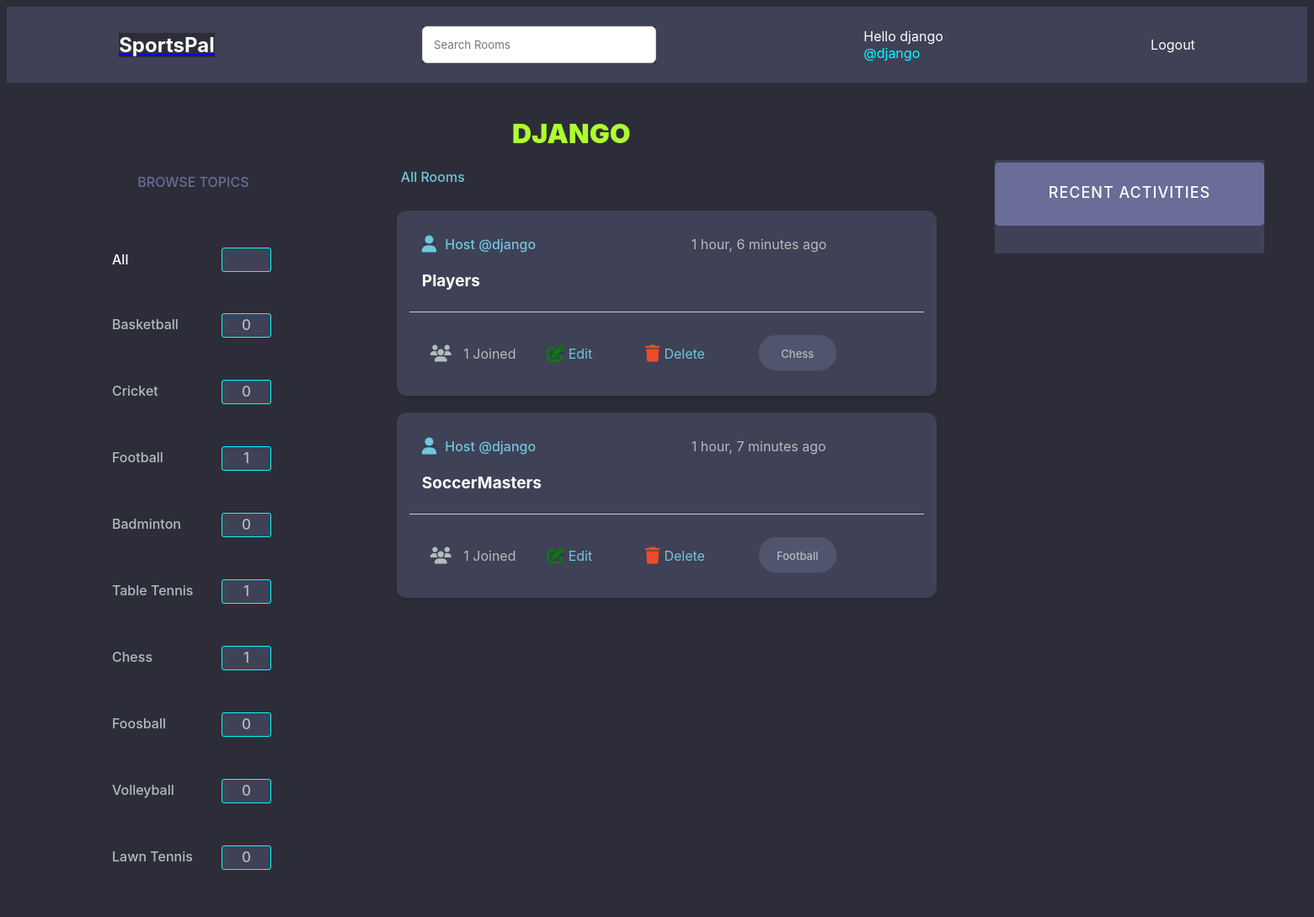
Page /profile/6/ (signed in) on the committed database.
### base/models.py (models this page shows, shortened)
class Topic(models.Model):
    name = models.CharField(max_length=200)

class Room(models.Model):
    host = models.ForeignKey(User, on_delete=models.SET_NULL, null=True)
    topic = models.ForeignKey(Topic, on_delete=models.SET_NULL, null=True)
    name = models.CharField(max_length=200)
    description = models.TextField(null = True, blank = True)
    participants = models.ManyToManyField(User, related_name='participants', blank=True)
    updated = models.DateTimeField(auto_now=True)
    created = models.DateTimeField(auto_now_add=True)
    class Meta:
        ordering = ('-updated','-created')

### base/views.py (the view)
# urls.py: path("profile/<str:pk>/", views.userProfile, name="user-profile"),
def userProfile(request,pk):
    user = User.objects.get(id=pk)
    rooms = user.room_set.all()
    room_messages = user.message_set.all()
    topics = Topic.objects.all()
    context = {'user':user,'rooms':rooms,'room_messages':room_messages,'topics':topics}
    return render(request,'base/profile.html',context)

### base/templates/base/profile.html (shortened to what this page needs)
{% extends 'main.html' %}
{%block content%}
<h1  style="position: relative;top:20px; left: 600px;text-transform: uppercase;color:greenyellow;font-weight: 900;">{{user.username}} </h1>
<div class = "profile-container">
    <div>
        {% include 'base/topics_component.html' %}
    <div>
        {% include 'base/feed_component.html' %}
    </div>
    <div>
        {% include 'base/activity_component.html' %}
    </div>
{%endblock content%}

### templates/navbar.html
{% load static %}
{% block css %}
    <link rel="stylesheet" type="text/css" href="{% static 'styles/navbar.css' %}">
{% endblock %}
<div class="navbar" style="background-color:#3f4156;z-index: 20;">
    <div class="logo" style="background-color:#3f4156;">
        <a href="/"> <h1 style = "color: white;" style = "background-color:#3f4156; text-decoration: none;">SportsPal</h1></a>
    </div>
    <div class="search_bar">
        <form method = "GET" action="{% url 'home' %}">
            <input type = "text" name = "q" placeholder = "Search Rooms" />
        </form>
    </div>
    {% if request.user.is_authenticated %}
    <div class="profile">
        <p style="color: white;background-color:#3f4156;"> Hello {{request.user}}</p>
        <p style="background-color:#3f4156;"><a href = "{'% url 'base/profile.html' message.user.id %} " style="background-color:#3f4156;text-decoration: none;color:aqua;">@{{user.username}}</a></p>
    </div>
    <div class="logout">
        <a href = "{% url 'logout' %}" style="background-color:#3f4156;">Logout</a>
    </div>
    {% else %}
    <div class="login">
        <a href = "{% url 'login' %}" style = "background-color:#3f4156;text-decoration: none;"><i class="fa-solid fa-right-to-bracket fa-shake fa-lg" style="position: relative; right: 10px;;"></i>Login</a>
    </div>
    {% endif %}
</div>

### base/templates/base/topics_component.html (shortened to what this page needs)
{% load static %}
{% block css %}
    <link rel="stylesheet" type="text/css" href="{% static 'styles/topics_component.css' %}">
{% endblock %}
<h3 class = "Topics" style = "color: #696d97; text-transform: uppercase;top:10px;">Browse Topics</h3>
<div class = "All">
    <p><a href="{% url 'home' %}"  style="color: white; text-decoration: none;"><div>All</div></a> <span id = "total">{{room_count}}</span></p>
</div>
<div class = "items_all">
    {% for topic in topics %}
        <div class = "List">
            <a href="{% url 'home' %}?q={{topic.name}}">{{topic.name}}
            <div id="count_div">
                <span id = "count">{{topic.room_set.all.count}}</span></a>
            </div>
        </div>
    {% endfor %}

### base/templates/base/feed_component.html
{% load static %}
{% block css %}
    <link rel="stylesheet" type="text/css" href="{% static 'styles/feed_component.css' %}">
    <link href="{% static 'fontawesomefree/css/fontawesome.css' %}" rel="stylesheet" type="text/css">
    <link href="{% static 'fontawesomefree/css/brands.css' %}" rel="stylesheet" type="text/css">
    <link href="{% static 'fontawesomefree/css/solid.css' %}" rel="stylesheet" type="text/css">
{% endblock %}
<div style="position: relative;top:20px;z-index: 10;left:25px;color:#71c6dd;font-weight: 500;"> All Rooms</div>
<div class = "sports-rooms">
    {% for room in rooms %}
        <div class = "room_feat">
            <div id="host">
                <a href="{% url 'user-profile' room.host.id %}"style="background-color:#3f4156;z-index: 30;"><i class="fa-solid fa-user fa-lg" style="position: relative;right:10px;"></i>Host @{{room.host.username}}</a>
            </div>
            <div style = "background-color: #3f4156;" id = "timer">
                {{room.created|timesince}} ago
            </div>
                {% if room.host == request.user %}
                <div class="edit-delete">
                    <div id="edit">
                        <a href = "{% url 'update-room' room.id %}" style="background-color:#3f4156;color:#71c6dd;"><i class="fa-solid fa-pen-to-square fa-lg fa-shake"style="margin:5px;color:green;"></i>Edit</a>
                    </div>
                    <div id="delete">
                        <a href = "{% url 'delete-room' room.id %}" style="background-color:#3f4156; color:#71c6dd;"><i class="fa-solid fa-trash fa-lg fa-shake"style="margin:5px;color:#EE4B2B"></i>Delete </a>
                    </div>
                </div>
                {% endif %}
                <div id="room_name">
                    <h5 style = "background-color: #3f4156;"><a href = "{% url 'room' room.id %}" style="background-color:#3f4156;">{{room.name}}</a></h5>
                </div>
                <hr style="position:relative;top :90px">
                <div style = "background-color: #3f4156;" id ="participants_num"><i class="fa-solid fa-users fa-lg"style="position:relative;right:10px;"></i>
                    {{room.participants.all.count}} Joined
                </div>
                <div id="topic_name">
                    <p style="background-color: #51546e;;">{{room.topic.name}}</p>
                </div>
        </div>
    {% endfor %}
</div>

### static/styles/main.css (style rules this page uses)
* { background-color: #2d2d39;; }

### static/styles/navbar.css (style rules this page uses)
.navbar { display: flex; background-color:#3f4156; align-items: center; justify-content: space-around; text-decoration: none; padding: 10px; height: 70px; }
.navbar div { background-color:#3f4156 ; color: white; }
.logo h1 { margin: 0; font-size: 24px; font-weight: bold; text-decoration: none; }
.search_bar input[type="text"] { background-color: white; background-image: url('searchicon.png'); background-position: 10px 10px; background-repeat: no-repeat; border : 8px solid #3f4156; padding: 13px; width: 250px; border-radius: 6px; border: 1px solid #ccc; }
.profile p { margin: 0; }
.logout a { text-decoration: none; color: white; }

### static/styles/topics_component.css (style rules this page uses)
* { font-family: "DM Sans", -apple-system, BlinkMacSystemFont, "Segoe UI", Roboto, Oxygen, Ubuntu, Cantarell, "Open Sans", "Helvetica Neue", sans-serif; }
.Topics { position: relative; top : 50px; text-align: center; font-weight: 500; font-family: "DM Sans", -apple-system, BlinkMacSystemFont, "Segoe UI", Roboto, Oxygen, Ubuntu, Cantarell, "Open Sans", "Helvetica Neue", sans-serif; box-sizing: border-box; text-rendering: optimizeLegibility; font-size: inherit; }
.List, .All { display: flex; flex-direction: column; align-items: left; padding-left: 120px; }
.List a , .All { align-items: left; margin: 5px; font-weight: 500; color : #b2bdbd; text-decoration: none; width: 100px; }
#count,#total { display: inline-block; height: 20px; width: 50px; background-color: #3f4156; margin: 10px; border-radius: 3px; align-items: center; padding: 3.5px; text-align: center; border: 0.8px solid cyan; font-size: 17px; }
#count_div { position: relative; left: 120px; bottom: 38px; width: 100px; }
.All div { position: relative; top : 34px; }
#total { position: relative; left : 120px; }
div .List { width: 100px; }

### static/styles/feed_component.css (style rules this page uses)
.room_feat { display: flex; flex-direction: column; background-color: #fff; border-radius: 20px solid black; padding: 15px; box-shadow: 0 2px 4px rgba(0, 0, 0, 0.1); margin: 20px; border-radius: 12px; height: 190px; }
#host a { background-color: #3f4156; color: #fff; padding: 5px 10px; border-radius: 5px; text-align: center; text-decoration: none; margin-bottom: 5px; z-index: 20; }
#edit a, #delete a { background-color: #3f4156; color: #fff; padding: 5px 10px; border-radius: 5px; text-align: center; text-decoration: none; }
#room_name a { color: white; text-decoration: none; transition: color 0.3s; }
hr { border: none; border-top: 1px solid #ccc; margin: 15px 0; }
.sports-rooms { border-radius: 50px; }
.room_feat { position: relative; top: 50px; background-color: #3f4156; }
#host,#edit,#delete,#room_name,#topic_name { background-color: #3f4156; }
#host a { font-family: "DM Sans", -apple-system, BlinkMacSystemFont, "Segoe UI", Roboto, Oxygen, Ubuntu, Cantarell, "Open Sans", "Helvetica Neue", sans-serif; margin: 0; padding: 0; box-sizing: border-box; text-rendering: optimizeLegibility; color:#71c6dd; font-size: inherit; font-weight: 500; }
#host { position: absolute; top : 30px; left:40px; z-index: 9; width : 150px; }
#timer { margin: 10px; position: absolute; top : 20px; left: 340px; width: 190px; color: #b2bdbd; }
#room_name { position: absolute; top : 40px; left : 30px; width : 190px; height: 80px; bottom: 28px; font-family: "DM Sans", -apple-system, BlinkMacSystemFont, "Segoe UI", Roboto, Oxygen, Ubuntu, Cantarell, "Open Sans", "Helvetica Neue", sans-serif; font-size: 23px; font-weight: 500; color: #e5e5e5; }
.edit-delete { display: flex; flex-direction: row; justify-content: space-around ; width: 250px; position: absolute; top : 160px; left: 145px; z-index: 9; background-color: #3f4156; }
#topic_name { display: inline-block; position: absolute; bottom: 30px; left: 430px; width: 90px; font-size: medium; text-align: center; margin-top: 0px; background-color: #51546e; border-radius: 20px; font-size: 13px; border: 1px solid #51546e; color: #b2bdbd; height:40px; font-weight: 500; }
#participants_num { position: absolute; top : 160px; left: 50px; width : 120px; color: #b2bdbd; }
div .sports-rooms { position: relative; bottom: 20px; }

### base/templates/base/profile.html (style rules this page uses)
.profile-container { display: grid; grid-template-columns: 1.3fr 2fr 1fr; }

### rows in the picture
Topic: name "Basketball", room_set.all.count "0"
Topic: name "Cricket", room_set.all.count "0"
Topic: name "Football", room_set.all.count "1"
Topic: name "Badminton", room_set.all.count "0"
Topic: name "Table Tennis", room_set.all.count "1"
Topic: name "Chess", room_set.all.count "1"
Topic: name "Foosball", room_set.all.count "0"
Topic: name "Volleyball", room_set.all.count "0"
Topic: name "Lawn Tennis", room_set.all.count "0"
Room: host.username "django", created "1 hour, 6 minutes", shows "Edit", name "Players", participants.all.count "1", topic.name "Chess"
Room: host.username "django", created "1 hour, 7 minutes", shows "Edit", name "SoccerMasters", participants.all.count "1", topic.name "Football"

### other values in the picture
{{ request.user }} "django"
{{ user.username }} "django"
{{ user.username }} "DJANGO"
